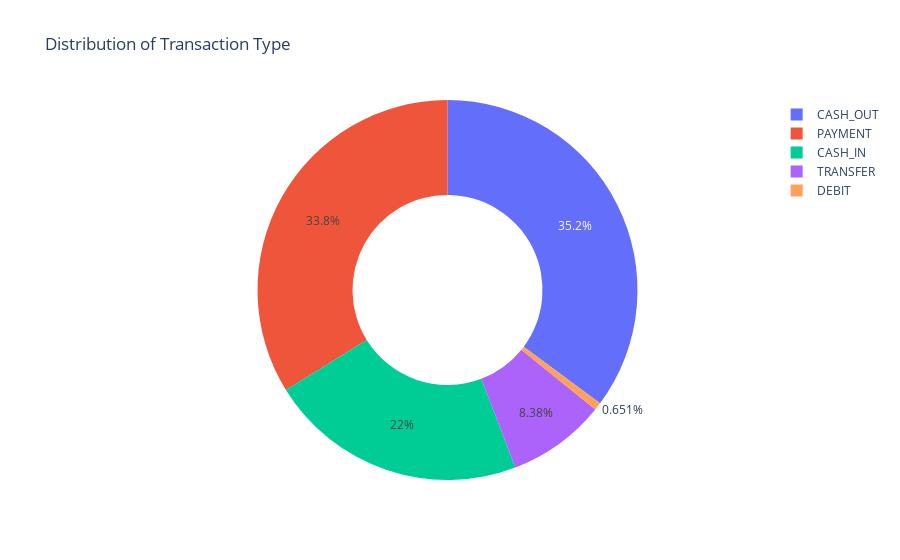

This figure's notebook cell:
### Code cell
type = data["type"].value_counts()
transactions = type.index
quantity = type.values

import plotly.express as px
figure = px.pie(data, 
             values=quantity, 
             names=transactions,hole = 0.5, 
             title="Distribution of Transaction Type")
figure.show()

### Figure 1 — Plotly figure (JSON) as saved in the notebook; plotly's stock layout.template omitted (floating-point values rounded to 4 significant figures)
{"data": [{"domain": {"x": [0, 1], "y": [0, 1]}, "hole": 0.5, "hovertemplate": "label=%{label}<br>value=%{value}<extra></extra>", "labels": ["CASH_OUT", "PAYMENT", "CASH_IN", "TRANSFER", "DEBIT"], "legendgroup": "", "name": "", "showlegend": true, "type": "pie", "values": [2237500, 2151495, 1399284, 532909, 41432]}], "layout": {"legend": {"tracegroupgap": 0}, "title": {"text": "Distribution of Transaction Type"}}}
